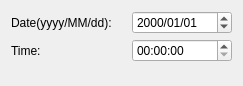
                         <widget class="QWidget" name="page_2">
                          <property name="geometry">
                           <rect>
                            <x>0</x>
                            <y>0</y>
                            <width>243</width>
                            <height>86</height>
                           </rect>
                          </property>
                          <attribute name="label">
                           <string>Set date/time</string>
                          </attribute>
                          <layout class="QVBoxLayout" name="verticalLayout_15">
                           <item>
                            <layout class="QVBoxLayout" name="verticalLayout_9">
                             <property name="spacing">
                              <number>15</number>
                             </property>
                             <property name="leftMargin">
                              <number>0</number>
                             </property>
                             <property name="topMargin">
                              <number>0</number>
                             </property>
                             <property name="rightMargin">
                              <number>0</number>
                             </property>
                             <property name="bottomMargin">
                              <number>0</number>
                             </property>
                             <item>
                              <layout class="QVBoxLayout" name="verticalLayout_14">
                               <property name="spacing">
                                <number>5</number>
                               </property>
                               <property name="bottomMargin">
                                <number>0</number>
                               </property>
                               <item>
                                <layout class="QHBoxLayout" name="horizontalLayout_18">
                                 <property name="spacing">
                                  <number>20</number>
                                 </property>
                                 <property name="rightMargin">
                                  <number>0</number>
                                 </property>
                                 <property name="bottomMargin">
                                  <number>0</number>
                                 </property>
                                 <item>
                                  <widget class="QLabel" name="label_14">
                                   <property name="text">
                                    <string>Date(yyyy/MM/dd):</string>
                                   </property>
                                  </widget>
                                 </item>
                                 <item>
                                  <widget class="QDateEdit" name="dateEdit_date">
                                   <property name="displayFormat">
                                    <string>yyyy/MM/dd</string>
                                   </property>
                                  </widget>
                                 </item>
                                </layout>
                               </item>
                               <item>
                                <layout class="QHBoxLayout" name="horizontalLayout_20">
                                 <property name="spacing">
                                  <number>20</number>
                                 </property>
                                 <property name="rightMargin">
                                  <number>0</number>
                                 </property>
                                 <property name="bottomMargin">
                                  <number>0</number>
                                 </property>
                                 <item>
                                  <widget class="QLabel" name="label_19">
                                   <property name="text">
                                    <string>Time:</string>
                                   </property>
                                  </widget>
                                 </item>
                                 <item>
                                  <widget class="QTimeEdit" name="timeEdit_time">
                                   <property name="maximumDate">
                                    <date>
                                     <year>2000</year>
                                     <month>1</month>
                                     <day>1</day>
                                    </date>
                                   </property>
                                  </widget>
                                 </item>
                                </layout>
                               </item>
                              </layout>
                             </item>
                             <item>
                              <spacer name="verticalSpacer_2">
                               <property name="orientation">
                                <enum>Qt::Orientation::Vertical</enum>
                               </property>
                               <property name="sizeHint" stdset="0">
                                <size>
                                 <width>20</width>
                                 <height>40</height>
                                </size>
                               </property>
                              </spacer>
                             </item>
                            </layout>
                           </item>
                          </layout>
                         </widget>
